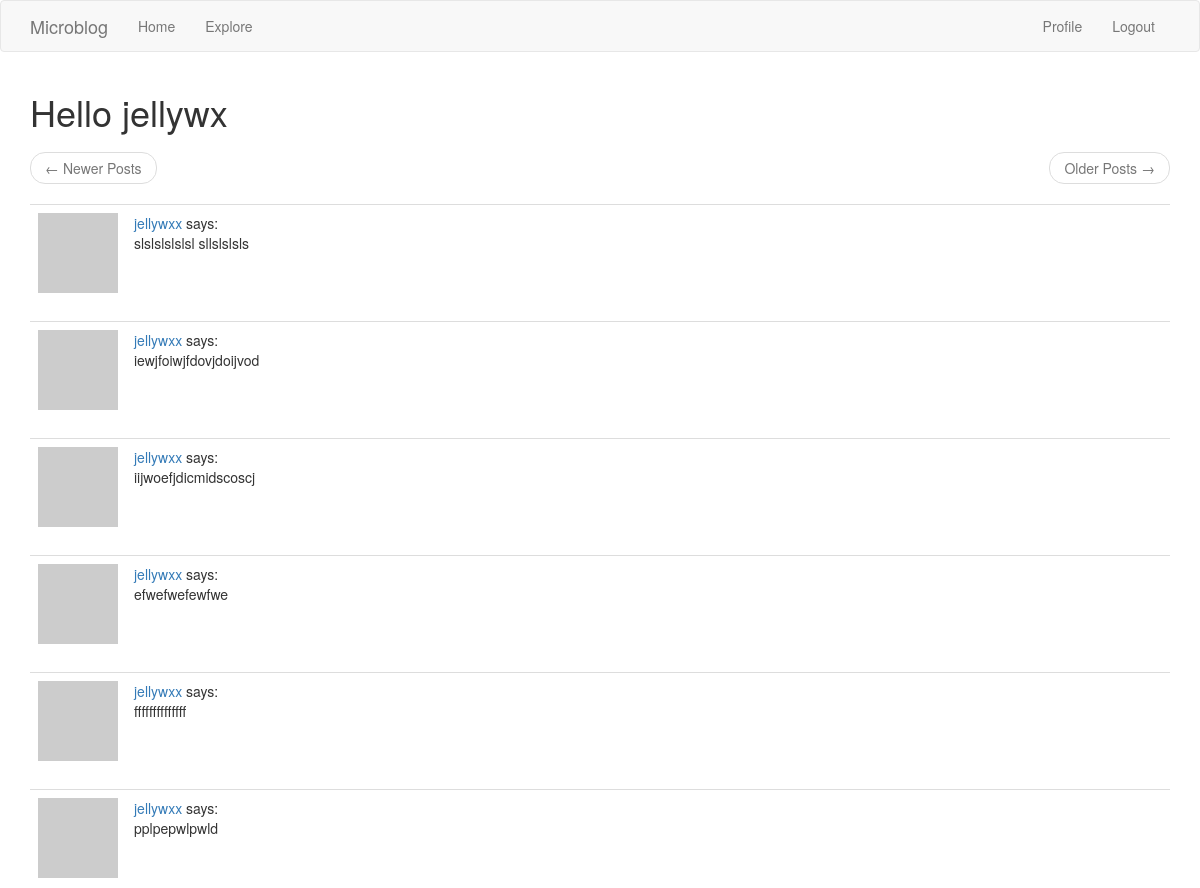
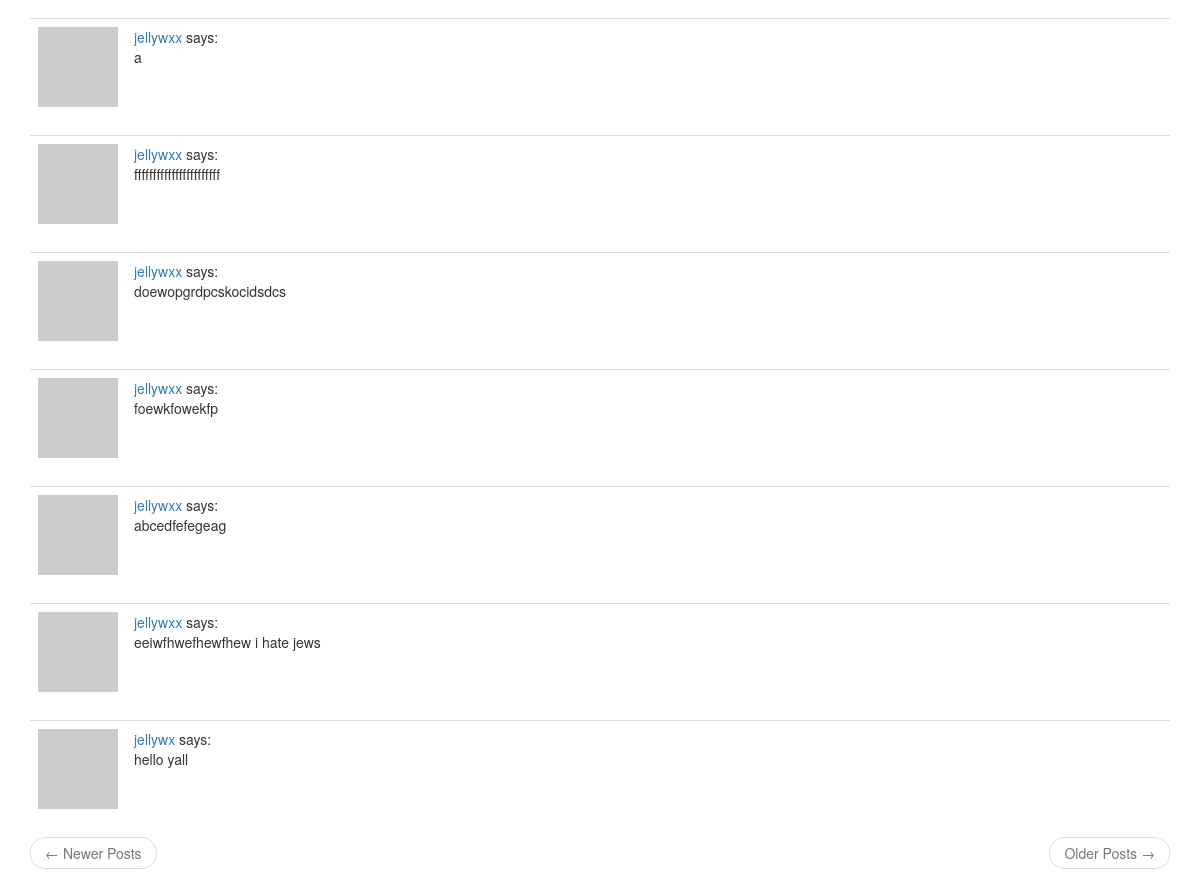
The page /explore (signed in) on the database its author committed (2 pictures, top to bottom).
### app/models.py (models this page shows, shortened)
class User(UserMixin, db.Model):
    id = db.Column(db.Integer, primary_key=True)
    username = db.Column(db.String(64), index=True, unique=True)
    email = db.Column(db.String(120), index=True, unique=True)
    password_hash = db.Column(db.String(128))
    about_me = db.Column(db.String(140))
    last_seen = db.Column(db.DateTime, default=datetime.utcnow)
    posts = db.relationship('Post', backref='author', lazy='dynamic')
    followed = db.relationship(
        'User', secondary=followers,
        primaryjoin=(followers.c.follower_id == id),
        secondaryjoin=(followers.c.followed_id == id),
        backref=db.backref('followers', lazy='dynamic'), lazy='dynamic'
    )
    def avatar(self, size=80):
        digest = md5(self.email.lower().encode('utf-8')).hexdigest()
        return 'https://www.gravatar.com/avatar/{}?d=identicon&s={}'.format(digest, size)

class Post(db.Model):
    id = db.Column(db.Integer, primary_key=True)
    body = db.Column(db.String(140))
    timestamp = db.Column(db.DateTime, index=True, default=datetime.utcnow)
    user_id = db.Column(db.Integer, db.ForeignKey('user.id'))

### app/routes.py (the view)
@app.route('/explore')
@login_required
def explore():
    page = request.args.get('page', 1, type=int)
    posts = Post.query.order_by(Post.timestamp.desc()).paginate(page, app.config['POSTS_PER_PAGE'], False)
    next_url = url_for('explore', page=posts.next_num) if posts.has_next else None
    prev_url = url_for('explore', page=posts.prev_num) if posts.has_prev else None
    return render_template('index.html', title='Explore', posts=posts.items, user=current_user, next_url=next_url, prev_url=prev_url)

### app/models.py (called while the page is built)
@login.user_loader
def load_user(id):
    return User.query.get(int(id))

### app/routes.py (called while the page is built)
@app.before_request
def before_request():
    if current_user.is_authenticated:
        current_user.last_seen = datetime.utcnow()
        db.session.commit()

### app/templates/index.html (shortened to what this page needs)
{% extends "base.html" %}
{% block app_content %}
  <h1>Hello {{ user.username }}</h1>
  {% include "_view.html" %}
{% endblock %}

### app/templates/_post.html
<table class="table table-hover">
  <tr>
    <td width="70px">
      <a href="{{ url_for('user', username=post.author.username) }}">
        <img src="{{ post.author.avatar(70) }}">
      </a>
    </td>
    <td>
      <a href="{{ url_for('user', username=post.author.username) }}">
        {{ post.author.username }}
      </a>
      says:
      <br>
      {{ post.body }}
    </td>
  </tr>
</table>

### rows shown on the page
User: username "jellywx"
Post: author.username "jellywxx", body "slslslslslsl sllslslsls"
Post: author.username "jellywxx", body "iewjfoiwjfdovjdoijvod"
Post: author.username "jellywxx", body "iijwoefjdicmidscoscj"
Post: author.username "jellywxx", body "efwefwefewfwe"
Post: author.username "jellywxx", body "ffffffffffffff"
Post: author.username "jellywxx", body "pplpepwlpwld"
Post: author.username "jellywxx", body "a"
Post: author.username "jellywxx", body "fffffffffffffffffffffff"
Post: author.username "jellywxx", body "doewopgrdpcskocidsdcs"
Post: author.username "jellywxx", body "foewkfowekfp"
Post: author.username "jellywxx", body "abcedfefegeag"
Post: author.username "jellywxx", body "eeiwfhwefhewfhew i hate jews"
Post: author.username "jellywx", body "hello yall"
